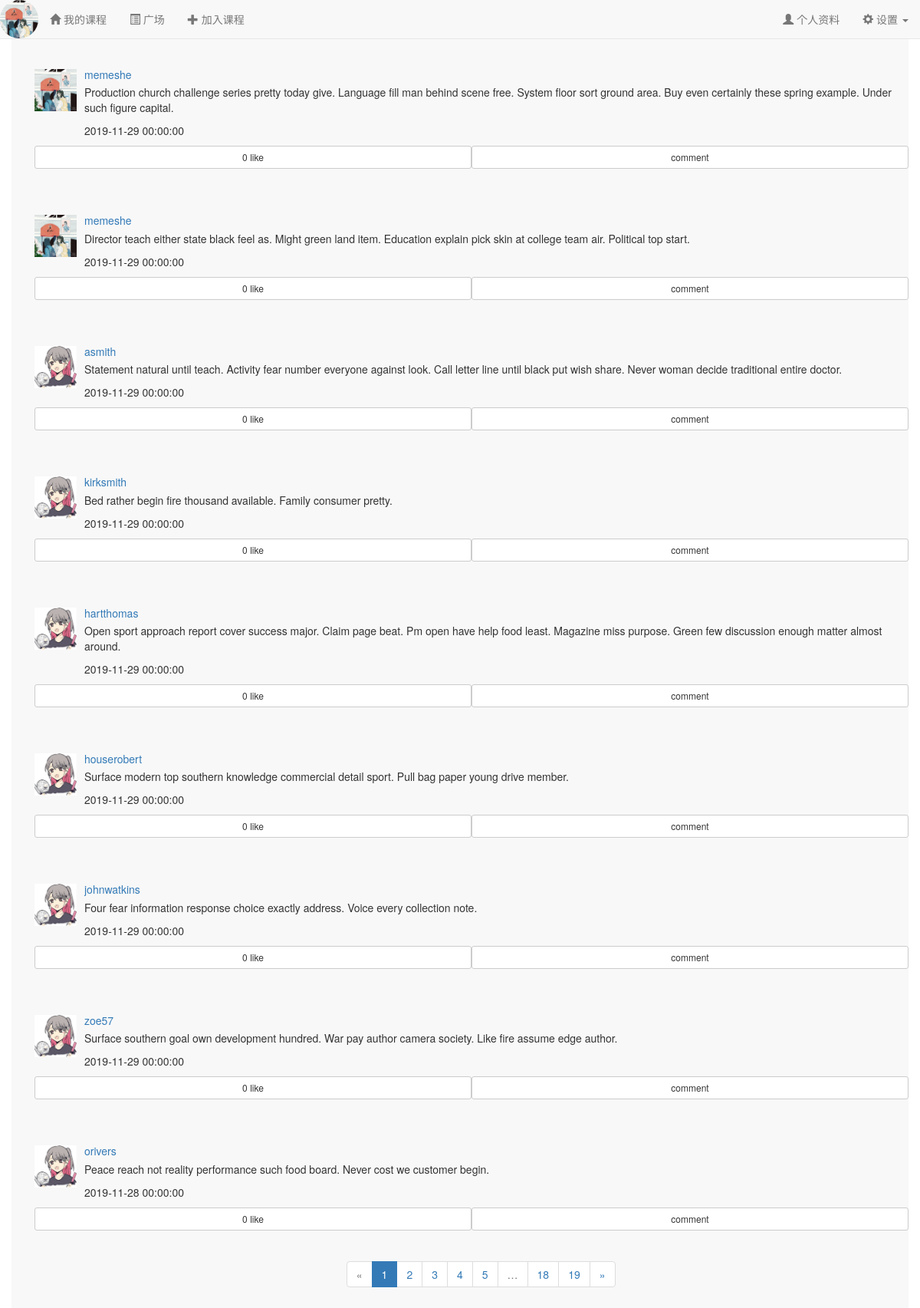
The app's page /forum/ (signed in) with its own data.
### app/models.py (models this page shows, shortened)
class User(UserMixin, db.Model):
    __tablename__ = 'users'
    id = db.Column(db.Integer, primary_key=True)
    name = db.Column(db.String(64)) #真实姓名(不同于用户名)
    location = db.Column(db.String(64)) #位置
    about_me = db.Column(db.Text()) #个人介绍
    member_since = db.Column(db.DateTime(), default=localtime)    #注册时间
    last_seen = db.Column(db.DateTime(), default=localtime)   #最后一次访问的时间
    email = db.Column(db.String(64), unique=True, index=True)   #电子邮箱
    nickname = db.Column(db.String(64))    #昵称
    role_id = db.Column(db.Integer, db.ForeignKey('roles.id'))  #角色id
    password_hash = db.Column(db.String(128))   #密码hash
    confirmed = db.Column(db.Boolean, default=False)    #是否已经确认账户
    headicon_url = db.Column(db.String(64)) #头像图标的url
    student = db.relationship('Student', backref='user', uselist=False) #通过Student的user字段拿到用户信息
    teacher = db.relationship('Teacher', backref='user', uselist=False) #通过Teacher的user字段拿到用户信息
    posts = db.relationship('Post', backref='author', lazy='dynamic') #该用户发布的动态
    followed = db.relationship('Follow',
                               foreign_keys=[Follow.follower_id],
                               backref=db.backref('follower', lazy='joined'),
                               lazy='dynamic',
                               cascade='all, delete-orphan')
    followers = db.relationship('Follow',
                               foreign_keys=[Follow.followed_id],
                               backref=db.backref('followed', lazy='joined'),
                               lazy='dynamic',
                               cascade='all, delete-orphan')
    comments = db.relationship('Comment', backref='author', lazy='dynamic') #该用户发表的评论
    like_posts = db.relationship('PostLike',
                                  foreign_keys=[PostLike.user_id],
                                  backref=db.backref('user', lazy='joined'),
                                  lazy='dynamic',
                                  cascade='all, delete-orphan')
    @property
    def password(self):
        raise AttributeError('Password is not a readable attribute!')
    @login_manager.user_loader
    def load_user(user_id):
        return User.query.get(int(user_id))
    def ping(self):
        self.last_seen = localtime()
        db.session.add(self)
        db.session.commit()

class Post(db.Model):
    __tablename__ = 'posts'
    id = db.Column(db.Integer, primary_key=True)
    body = db.Column(db.Text) #动态内容
    body_html = db.Column(db.Text) #内容的html富文本形式
    timestamp = db.Column(db.DateTime, index=True, default=localtime) #动态发布的时间戳
    author_id = db.Column(db.Integer, db.ForeignKey('users.id')) #作者id
    comments = db.relationship('Comment', backref='post', lazy='dynamic') #该动态对应的评论
    like_people = db.relationship('PostLike',
                                  foreign_keys=[PostLike.post_id],
                                  backref=db.backref('post', lazy='joined'),
                                  lazy='dynamic',
                                  cascade='all, delete-orphan')

### app/forum/views.py (the view)
@forum.route('/')
def index():
    page = request.args.get('page', 1, type=int)
    pagination = Post.query.order_by(Post.timestamp.desc()).paginate(
        page, per_page=current_app.config['FLASKY_COURSE_PER_PAGE'],
        error_out=False)
    posts = [item for item in pagination.items]
    return render_template('forum/index.html', posts=posts, pagination=pagination)

### app/auth/views.py (called while the page is built)
@auth.before_app_request
def before_request():
    if current_user.is_authenticated:
        current_user.ping()
        if not current_user.confirmed \
                and request.endpoint \
                and request.blueprint != 'auth' \
                and request.endpoint != 'static':
            return redirect(url_for('auth.unconfirmed'))

### app/main/__init__.py (called while the page is built)
@main.app_context_processor
def inject_permissions():
    return dict(Permission=Permission)

### app/utils.py (called while the page is built)
def localtime():
    time_str = datetime.datetime.now().strftime('%Y-%m-%d %H:%M:%S')
    return datetime.datetime.strptime(time_str,"%Y-%m-%d %H:%M:%S")

### app/templates/forum/index.html (shortened to what this page needs)
{% extends "/base.html" %}
{% import "/_macros.html" as macros %}
{% block content %}
<div class="container navbar-default" style="height:100%;padding-top:30px;">
    <div class="container">
        {% for each in posts %}
        <div style="padding-top:60px;padding-bottom:30px">
            <div class="media-left">
                <a href="{{ url_for('main.user', email=each.author.email) }}"><img src="{{ url_for('static', filename=('headicon/'+each.author.headicon_url)) }}" class="media-object" style="width:55px"></a>
            </div>
            <div class="media-body">
                <a href="{{ url_for('main.user', email=each.author.email) }}"><h5 class="media-heading">{{ each.author.nickname }}</h5></a>
                {% if each.body_html %}
                    {{ each.body_html | safe }}
                {% else %}
                    {{ each.body }}
                {% endif %}
                <p>{{ each.timestamp }}</p>
            </div>
            <button id="like{{ each.id }}" onclick="like(id)" type="button" class="btn btn-default btn-sm col-xs-6">
                {% if not each.liked %}
                0
                {% else %}
                {{ each.liked }}
                {% endif %}
                like
            </button>
            <button id="comments{{ each.id }}" onclick="comments(id)" type="button" class="btn btn-default btn-sm col-xs-6">comment</button>
        </div>
        {% endfor %}
    </div>
        <div class="pagination" style="margin-left:37%">
            {{ macros.pagination_widget(pagination, 'forum.index') }}
        </div>
</div>
{% endblock %}

### app/templates/base.html (shortened to what this page needs)
{% extends "bootstrap/base.html" %}
{% block head %}
{{ super() }}
{% endblock %}
{% block navbar %}
<nav class="navbar navbar-default navbar-fixed-top" >
    <div class="container-fluid">
        <div class="navbar-header">
            <div class="navbar-brand" style="padding:1%">
                <a href="{{ url_for('main.user', email=current_user.email) }}">
                    <img src="{{ url_for('static', filename='headicon/'+current_user.headicon_url) }}" class="img-circle" style="height:100%;" />
                </a>
            </div>
        </div>
        <div class="collapse navbar-collapse" id="navbar-collapse">
            <ul class="nav navbar-nav">
                <li><a href="{{ url_for('course.index') }}"><span class="glyphicon glyphicon-home"></span>&nbsp;{% if current_user.role.name == 'Student' %}我的课程{% else %}我开的课{% endif %}</a></li>
                <li><a href="{{ url_for('forum.index') }}"><span class="glyphicon glyphicon-list-alt"></span>&nbsp;广场</a></li>
                <li><a href="{{ url_for('course.join_course') }}"><span class="glyphicon glyphicon-plus"></span>&nbsp;{% if current_user.role.name == 'Student' %}加入课程{% else %}创建课程{% endif %}</a></li>
            </ul>
            <ul class="nav navbar-nav navbar-right ">
                <li>
                    <a href="{{ url_for('main.user', email=current_user.email) }}">
                        <span class="glyphicon glyphicon-user"></span>
                        个人资料
                    </a>
                </li>
                <li class="dropdown">
                    <a class="dropdown-toggle" data-toggle="dropdown" href="#">
                        <span class="glyphicon glyphicon-cog"></span>&nbsp;设置
                        <b class="caret"></b>
                    </a>
                </li>
            </ul>
        </div>
    </div>
</nav>
{% endblock %}

### records on screen
User: headicon_url (picture)
Post: headicon_url (picture), author.nickname "memeshe", body_html "Production church challenge series pretty today give. Language fill man behind scene free. System floor sort ground area. Buy even certainly these spring example. Under such figure capital.", timestamp "2019-11-29 00:00:00"
Post: headicon_url (picture), author.nickname "memeshe", body_html "Director teach either state black feel as. Might green land item. Education explain pick skin at college team air. Political top start.", timestamp "2019-11-29 00:00:00"
Post: headicon_url (placeholder picture), author.nickname "asmith", body_html "Statement natural until teach. Activity fear number everyone against look. Call letter line until black put wish share. Never woman decide traditional entire doctor.", timestamp "2019-11-29 00:00:00"
Post: headicon_url (placeholder picture), author.nickname "kirksmith", body_html "Bed rather begin fire thousand available. Family consumer pretty.", timestamp "2019-11-29 00:00:00"
Post: headicon_url (placeholder picture), author.nickname "hartthomas", body_html "Open sport approach report cover success major. Claim page beat. Pm open have help food least. Magazine miss purpose. Green few discussion enough matter almost around.", timestamp "2019-11-29 00:00:00"
Post: headicon_url (placeholder picture), author.nickname "houserobert", body_html "Surface modern top southern knowledge commercial detail sport. Pull bag paper young drive member.", timestamp "2019-11-29 00:00:00"
Post: headicon_url (placeholder picture), author.nickname "johnwatkins", body_html "Four fear information response choice exactly address. Voice every collection note.", timestamp "2019-11-29 00:00:00"
Post: headicon_url (placeholder picture), author.nickname "zoe57", body_html "Surface southern goal own development hundred. War pay author camera society. Like fire assume edge author.", timestamp "2019-11-29 00:00:00"
Post: headicon_url (placeholder picture), author.nickname "orivers", body_html "Peace reach not reality performance such food board. Never cost we customer begin.", timestamp "2019-11-28 00:00:00"

### other values on screen
{{ p }} "1"
{{ p }} "2" "3" "4" "5" "18" "19"
